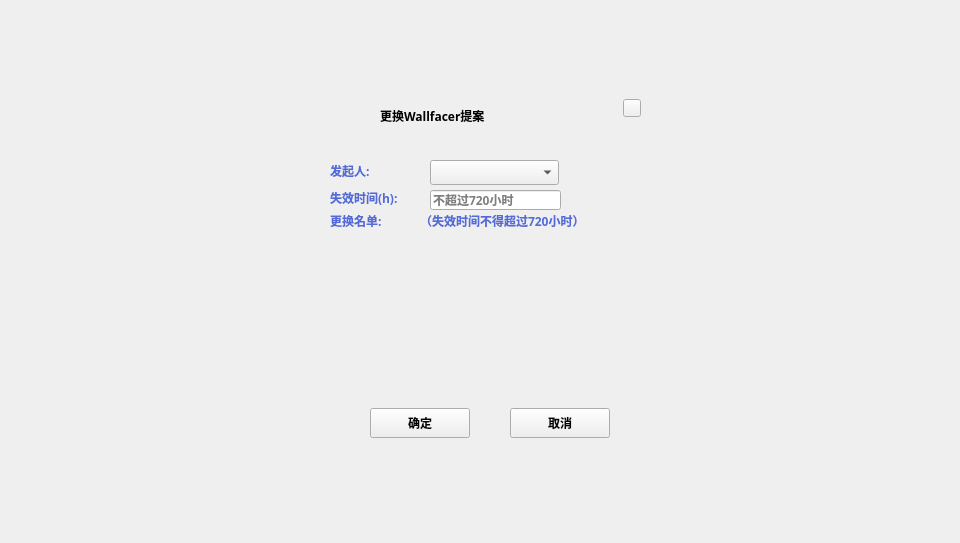
<?xml version="1.0" encoding="UTF-8"?>
<ui version="4.0">
 <class>SenatorChangeSenatorDialog</class>
 <widget class="QDialog" name="SenatorChangeSenatorDialog">
  <property name="geometry">
   <rect>
    <x>0</x>
    <y>0</y>
    <width>960</width>
    <height>543</height>
   </rect>
  </property>
  <property name="windowTitle">
   <string>Dialog</string>
  </property>
  <widget class="QWidget" name="widget" native="true">
   <property name="geometry">
    <rect>
     <x>0</x>
     <y>0</y>
     <width>960</width>
     <height>543</height>
    </rect>
   </property>
   <property name="font">
    <font>
     <family>Microsoft YaHei UI Light</family>
     <weight>75</weight>
     <bold>true</bold>
    </font>
   </property>
   <widget class="QWidget" name="containerWidget" native="true">
    <property name="geometry">
     <rect>
      <x>280</x>
      <y>90</y>
      <width>371</width>
      <height>361</height>
     </rect>
    </property>
    <property name="font">
     <font>
      <family>微软雅黑</family>
     </font>
    </property>
    <widget class="QToolButton" name="cancelBtn">
     <property name="geometry">
      <rect>
       <x>230</x>
       <y>318</y>
       <width>100</width>
       <height>30</height>
      </rect>
     </property>
     <property name="font">
      <font>
       <family>Microsoft YaHei UI Light</family>
       <weight>75</weight>
       <bold>true</bold>
      </font>
     </property>
     <property name="cursor">
      <cursorShape>PointingHandCursor</cursorShape>
     </property>
     <property name="styleSheet">
      <string notr="true"/>
     </property>
     <property name="text">
      <string>取消</string>
     </property>
    </widget>
    <widget class="QLabel" name="nameLabel">
     <property name="geometry">
      <rect>
       <x>100</x>
       <y>10</y>
       <width>211</width>
       <height>31</height>
      </rect>
     </property>
     <property name="font">
      <font>
       <family>Microsoft YaHei UI Light</family>
       <weight>75</weight>
       <bold>true</bold>
      </font>
     </property>
     <property name="text">
      <string>更换Wallfacer提案</string>
     </property>
    </widget>
    <widget class="QToolButton" name="okBtn">
     <property name="geometry">
      <rect>
       <x>90</x>
       <y>318</y>
       <width>100</width>
       <height>30</height>
      </rect>
     </property>
     <property name="font">
      <font>
       <family>Microsoft YaHei UI Light</family>
       <weight>75</weight>
       <bold>true</bold>
      </font>
     </property>
     <property name="cursor">
      <cursorShape>PointingHandCursor</cursorShape>
     </property>
     <property name="styleSheet">
      <string notr="true"/>
     </property>
     <property name="text">
      <string>确定</string>
     </property>
    </widget>
    <widget class="QToolButton" name="closeBtn">
     <property name="geometry">
      <rect>
       <x>343</x>
       <y>9</y>
       <width>18</width>
       <height>18</height>
      </rect>
     </property>
     <property name="cursor">
      <cursorShape>PointingHandCursor</cursorShape>
     </property>
     <property name="focusPolicy">
      <enum>Qt::NoFocus</enum>
     </property>
     <property name="styleSheet">
      <string notr="true"/>
     </property>
     <property name="text">
      <string/>
     </property>
    </widget>
    <widget class="QComboBox" name="account">
     <property name="geometry">
      <rect>
       <x>150</x>
       <y>70</y>
       <width>129</width>
       <height>25</height>
      </rect>
     </property>
    </widget>
    <widget class="QLabel" name="label">
     <property name="geometry">
      <rect>
       <x>50</x>
       <y>70</y>
       <width>101</width>
       <height>21</height>
      </rect>
     </property>
     <property name="styleSheet">
      <string notr="true">QLabel{color: rgb(83,107,215);
font: 11px &quot;Microsoft YaHei UI Light&quot;;}</string>
     </property>
     <property name="text">
      <string>发起人:</string>
     </property>
    </widget>
    <widget class="QLabel" name="label_2">
     <property name="geometry">
      <rect>
       <x>50</x>
       <y>120</y>
       <width>91</width>
       <height>21</height>
      </rect>
     </property>
     <property name="styleSheet">
      <string notr="true">QLabel{color: rgb(83,107,215);
font: 11px &quot;Microsoft YaHei UI Light&quot;;}</string>
     </property>
     <property name="text">
      <string>更换名单:</string>
     </property>
    </widget>
    <widget class="QLabel" name="label_3">
     <property name="geometry">
      <rect>
       <x>140</x>
       <y>120</y>
       <width>211</width>
       <height>21</height>
      </rect>
     </property>
     <property name="styleSheet">
      <string notr="true">QLabel{color: rgb(83,107,215);
font: 11px &quot;Microsoft YaHei UI Light&quot;;}</string>
     </property>
     <property name="text">
      <string>（失效时间不得超过720小时）</string>
     </property>
    </widget>
    <widget class="ChangeSenatorSwitchWidget" name="replaceWidget" native="true">
     <property name="geometry">
      <rect>
       <x>50</x>
       <y>148</y>
       <width>290</width>
       <height>150</height>
      </rect>
     </property>
    </widget>
    <widget class="QLabel" name="label_4">
     <property name="geometry">
      <rect>
       <x>50</x>
       <y>97</y>
       <width>91</width>
       <height>21</height>
      </rect>
     </property>
     <property name="styleSheet">
      <string notr="true">QLabel{color: rgb(83,107,215);
font: 11px &quot;Microsoft YaHei UI Light&quot;;}</string>
     </property>
     <property name="text">
      <string>失效时间(h):</string>
     </property>
    </widget>
    <widget class="QLineEdit" name="lineEdit_expTime">
     <property name="geometry">
      <rect>
       <x>150</x>
       <y>100</y>
       <width>131</width>
       <height>20</height>
      </rect>
     </property>
     <property name="placeholderText">
      <string>不超过720小时</string>
     </property>
    </widget>
   </widget>
  </widget>
 </widget>
 <customwidgets>
  <customwidget>
   <class>ChangeSenatorSwitchWidget</class>
   <extends>QWidget</extends>
   <header>citizen/ChangeSenatorSwitchWidget.h</header>
   <container>1</container>
  </customwidget>
 </customwidgets>
 <resources/>
 <connections/>
</ui>
